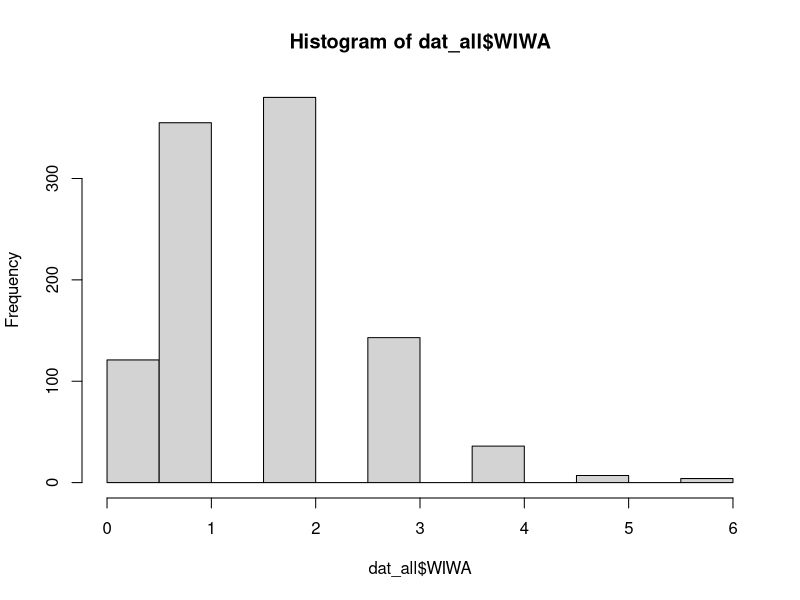

Here is the R script that generated this plot: (Note: this script raises an error after producing the figure.)
# we'll be calculating likelihoods using probability 
# distributions and their parameter values


# likelihood of a single observation is proportional 
# to the value of the probability density/mass function.
# Likelihood of multiple independent observations is 
# proportional to the product of individual likelihoods.

# maximum likelihood (ML) is a criterion for selecting a model. 
# the likelihood of a collection of observations is 
# measured as the sum of log-likelihoods of individual
# observations in a dataset. ML selects for the model 
# parameters that maximize the sum of log-likelihoods. 

# Likelihood is calculated from the probability
# density/mass functions. 



# dpois() can be used to calculate the probability mass
# for a single value given a Poisson dist. with lambda = 4.5
dpois(x = 2, lambda = 4.5)
# prob of observing 2 is 0.1125
dpois(x = 2, lambda = 4.5) * dpois(x = 6, lambda = 4.5)
# prob of observing both values is smaller

wiwa_counts = c(2,6)
dpois(x = wiwa_counts, lambda = 4.5) # list of probabilities
prod(dpois(x = wiwa_counts, lambda = 4.5)) # product of probabilities

sum(log(dpois(x = wiwa_counts, lambda = 4.5)))
# this is the sum of log likelihoods

dat_bird = read.csv(here::here("data", "bird.sta.csv"))
dat_habitat = read.csv(here::here("data", "hab.sta.csv"))
dat_all = merge(dat_bird, dat_habitat)

hist(dat_all$WIWA)

wiwa_counts = c(2, 6)
dpois(x = wiwa_counts, lambda = 4.5)
sum(log(dpois(x = wiwa_counts, lambda = 4.000)))
# value of 4 maximizes sum of log likelihoods


dat_all$WIWA
dpois(x = dat_all$WIWA, lambda = 1)
sum(log(dpois(x = dat_all$WIWA, lambda = 1.670))) # this is max
mean(dat_all$WIWA)


wiwa <- dat_all$WIWA
logical <- as.numeric(wiwa!=0)
sum(logical)
length(logical)
summary(wiwa)
quantiles <- c(0, 1, 2, 2, 6)
mean(wiwa)

sum(logical)/length(logical)

sum(log())
sum(log(dbinom(x = wiwa, size = length(wiwa), prob = 0.8843212)))






